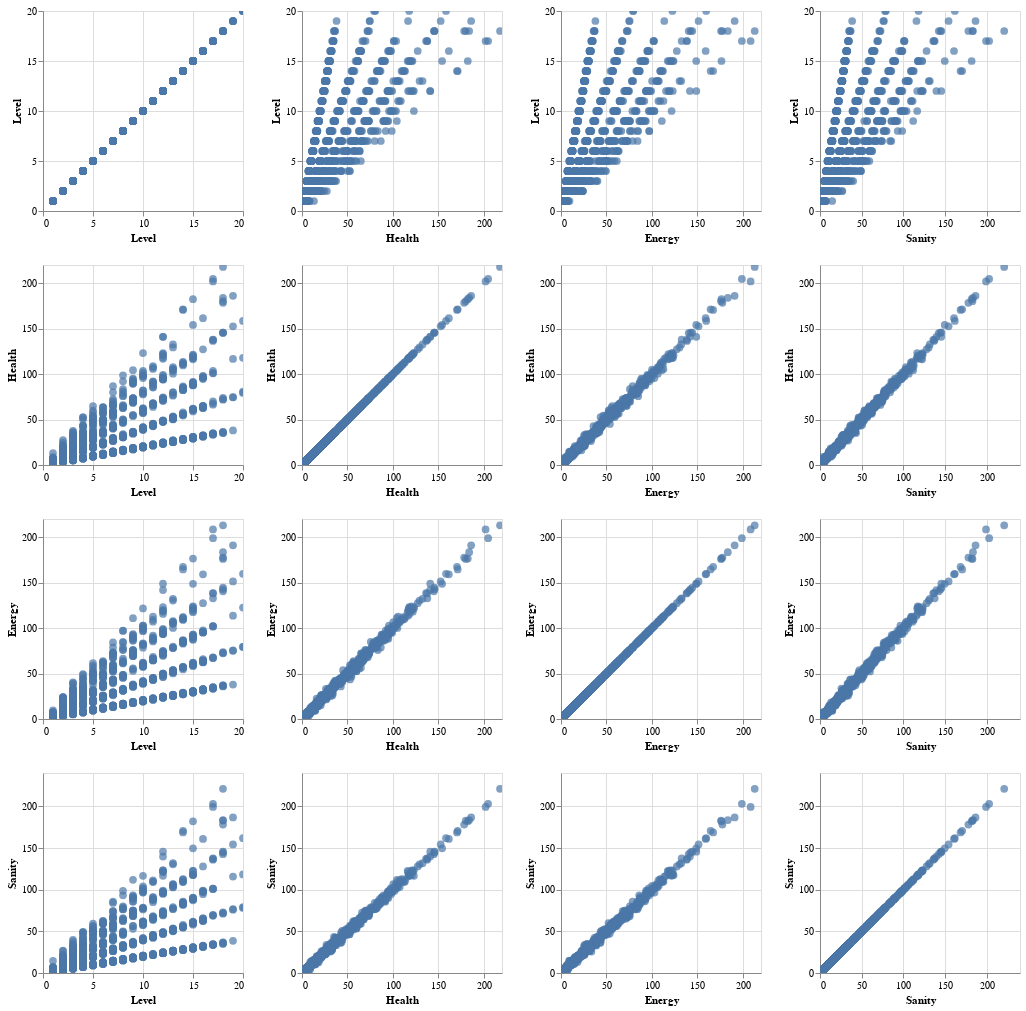

Notebook source saved alongside this figure:
### Code cell
# Scatter matrix using Altair

alt.Chart(df).mark_circle(size=60).encode(
    alt.X(alt.repeat("column"), type="quantitative"),  # Assign repeated columns to the x-axis
    alt.Y(alt.repeat("row"), type="quantitative")  # Assign repeated rows to the y-axis
).properties(
    width=200,  # Set the width of each chart in the scatter matrix
    height=200  # Set the height of each chart in the scatter matrix
).repeat(
    row=["Level", "Health", "Energy", "Sanity"],  # Features for the rows
    column=["Level", "Health", "Energy", "Sanity"]  # Features for the columns
).interactive()  # Enable interactivity for the chart

### Figure 1 — Vega-Lite specification as saved in the notebook (floating-point values rounded to 4 significant figures; data arrays with more than 128 entries replaced by an {"elided": "..."} marker saying what was removed)
{"config": {"view": {"continuousWidth": 300, "continuousHeight": 300}}, "repeat": {"column": ["Level", "Health", "Energy", "Sanity"], "row": ["Level", "Health", "Energy", "Sanity"]}, "spec": {"data": {"name": "data-38433a7c94167face15a4b1c84eda183"}, "mark": {"type": "circle", "size": 60}, "encoding": {"x": {"field": {"repeat": "column"}, "type": "quantitative"}, "y": {"field": {"repeat": "row"}, "type": "quantitative"}}, "height": 200, "name": "view_4", "width": 200}, "params": [{"name": "param_4", "select": {"type": "interval", "encodings": ["x", "y"]}, "bind": "scales", "views": ["view_4_child__row_Levelcolumn_Level", "view_4_child__row_Levelcolumn_Health", "view_4_child__row_Levelcolumn_Energy", "view_4_child__row_Levelcolumn_Sanity", "view_4_child__row_Healthcolumn_Level", "view_4_child__row_Healthcolumn_Health", "view_4_child__row_Healthcolumn_Energy", "view_4_child__row_Healthcolumn_Sanity", "view_4_child__row_Energycolumn_Level", "view_4_child__row_Energycolumn_Health", "view_4_child__row_Energycolumn_Energy", "view_4_child__row_Energycolumn_Sanity", "view_4_child__row_Sanitycolumn_Level", "view_4_child__row_Sanitycolumn_Health", "view_4_child__row_Sanitycolumn_Energy", "view_4_child__row_Sanitycolumn_Sanity"]}], "$schema": "https://vega.github.io/schema/vega-lite/v5.20.1.json", "datasets": {"data-38433a7c94167face15a4b1c84eda183": {"elided": "1000 records"}}}
